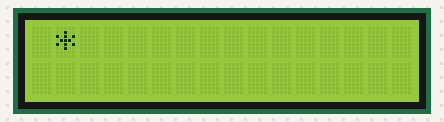
A sketch run on a simulated Arduino Uno, built with avr-gcc and run on an emulated ATmega328P. Shown: 16×2 character LCD.

Above: at 0.16 s.
At 1.16 s:
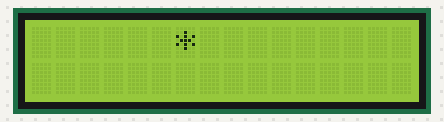
At 2.36 s:
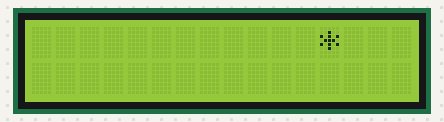
At 3.37 s:
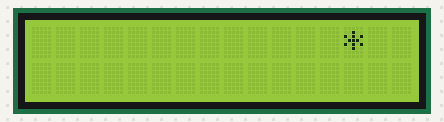
At 4.57 s:
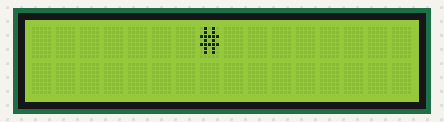
At 6.58 s:
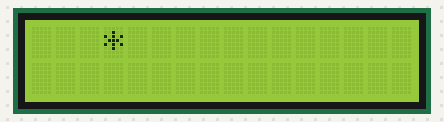

Measured:
- by itself, everything shown: repeats every 6.0 s, in 30 steps

The sketch:

lcd_start_2.ino
```cpp
#include <LiquidCrystal.h>

#define width 16

LiquidCrystal lcd(13,12,11,10,9,8);
void setup() {
  lcd.begin(width,2);
}
int position = 0;
int direction = 1;

String getItem(int position)
{
   if (position > 6 && position < 10 ) {
     return "#";
   } else {
     return "*";
   }
}

void loop() {
  lcd.setCursor(position,0);
  lcd.print(" ");
  position = position + direction;
  if (position >= width -1 || position <= 0) {
    direction = - direction;
  }
  lcd.setCursor(position,0);
  lcd.print(getItem(position));
  delay(200);
}
```
